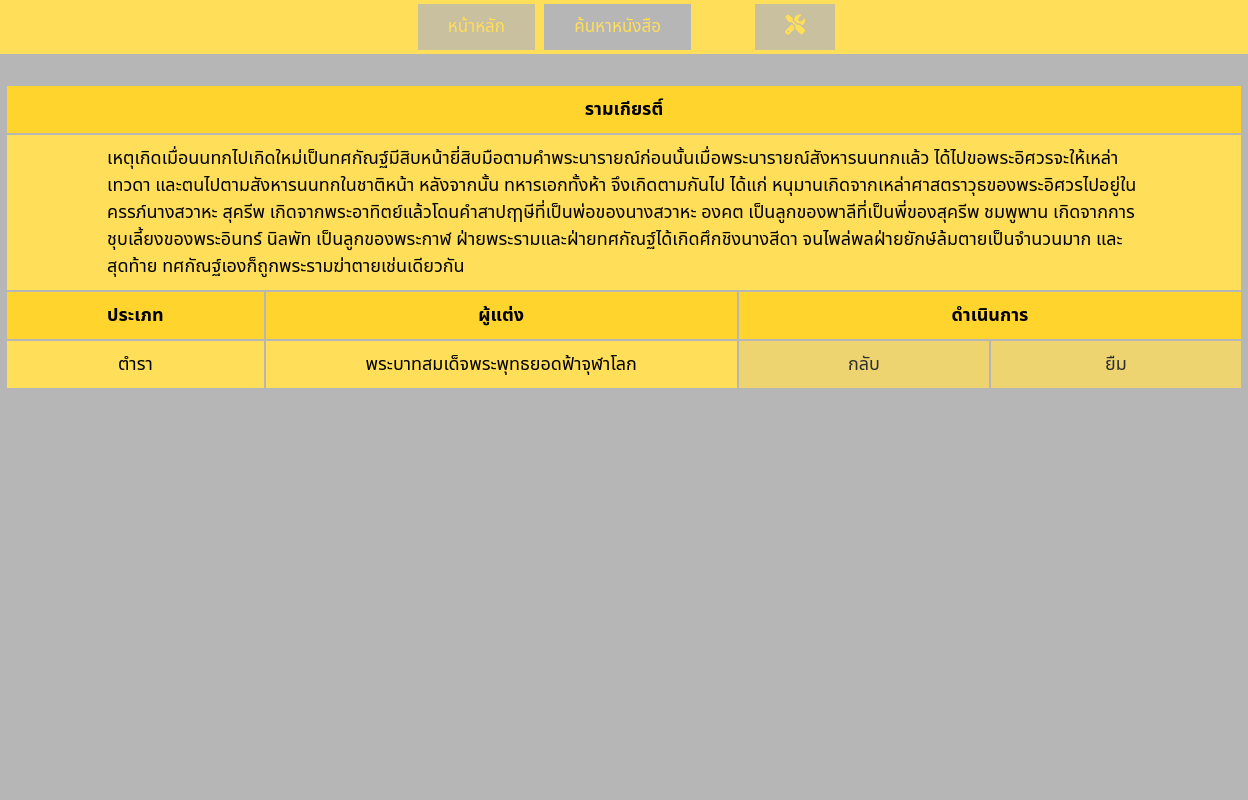
The page /pages/borrow.php?id=1 on the database its author committed.
### tables this page shows
CREATE TABLE `lib_book` (
  `ID` int NOT NULL,
  `Type` varchar(255) NOT NULL,
  `Name` varchar(255) NOT NULL,
  `Author` varchar(255) NOT NULL,
  `Synopsis` text NOT NULL,
  `Image` text NOT NULL,
  `Status` varchar(255) NOT NULL DEFAULT 'Unready',
  `name_borrowed` varchar(255) DEFAULT NULL
);

### pages/borrow.php (the view, shortened to what this page needs)
<?php
include 'process/database.php';
$sql = " SELECT * FROM lib_book where id=".$_GET["id"];
$result = $conn->query($sql);
?>
<!DOCTYPE html>
<html lang="en">
<head>
    <link rel="stylesheet" href="../style/main.css">
    <link rel="stylesheet" href="../style/pages/borrow.css">
</head>
<body>
    <img src="../asset/bg.png" id="bg" alt="">
    <header>
        <navbar>
            <div class="topnav">
                <a href="../index.php">หน้าหลัก</a>
                <a class="active" href="#lists">ค้นหาหนังสือ</a>
                <a class="account" href="./admin.php"><i class="fas fa-tools" style='font-size:20px'></i></a>
            </div>
        </navbar>
    </header>
    <section>
        <table>
            <?php while ($rows = $result->fetch_assoc()) { ?>
                <tr>
                    <th colspan="4"><?php echo $rows['Name']; ?></th>
                </tr>
                <tr>
                    <td class="synopsis" colspan="4"><?php echo $rows['Synopsis']; ?></td>
                </tr>
                <th>ประเภท</th>
                <th>ผู้แต่ง</th>
                <th colspan="4">ดำเนินการ</th>
                <tr>
                    <td  class="type"><?php echo $rows['Type']; ?></td>
                    <td  class="author"><?php echo $rows['Author']; ?></td>
                    <td class="action"><a href="./lists.php">กลับ</a></td>
                    <td class="action"><?php echo "<a href='./borrowing.php?id=" . $rows['ID'] . "'>ยืม</a>"; ?> </td>
                </tr>
            <?php } ?>
        </table>
    </section>
</body>
</html>

### style/main.css (style rules this page uses)
html { font-family: 'Noto Sans Thai', sans-serif; }
body { background-color: #B6B6B6; margin: 0; }
.topnav { background-color: #FFDE59; overflow: auto; padding: 14px 16px; }
.topnav a { background-color: #B6B6B6; color: #FFDE59; text-align: center; text-decoration: none; font-size: 17px; padding: 10px 30px; transition: 0.25s; opacity: 0.75; margin-inline-start: 5px; }
.topnav a.active { background-color: #B6B6B6; color: #FFDE59; opacity: 1; }
.topnav .account { margin-left: 60px; }
navbar { position: relative; text-align: Center; }
#bg { position: fixed; top: 0; left: 0; z-index: -1; min-width: 100%; min-height: 100%; }

### style/pages/borrow.css (style rules this page uses)
table { margin: 0 auto; margin-top: 30px; font-size: large; max-width: 100px; }
th, td { color: #000; background-color: #FFDE59; font-weight: bold; padding: 10px 100px; text-align: center; min-width: 50px; }
.synopsis { text-align: left; }
th { background-color: #ffd52d; }
td { font-weight: lighter; }
.author, .type { white-space: nowrap; }
.action { opacity: 0.75; transition: 0.25s; white-space: nowrap; }
a , .action:hover { cursor: pointer; color: #000; text-decoration: none; opacity: 1; }

### rows shown on the page
lib_book: Name "รามเกียรติ์", Synopsis "เหตุเกิดเมื่อนนทกไปเกิดใหม่เป็นทศกัณฐ์มีสิบหน้ายี่สิบมือตามคำพระนารายณ์ก่อนนั้นเมื่อพระนารายณ์สังหารนนทกแล้ว ได้ไปขอพระอิศวรจะให้เหล่าเทวดา และตนไปตามสังหารนนทกในชาติหน้า หลังจากนั้น ทหารเอกทั้งห้า จึงเกิดตามกันไป ได้แก่ หนุมานเกิดจากเหล่าศาสตราวุธของพระอิศวรไปอยู่ในครรภ์นางสวาหะ สุครีพ เกิดจากพระอาทิตย์แล้วโดนคำสาปฤๅษีที่เป็นพ่อของนางสวาหะ องคต เป็นลูกของพาลีที่เป็นพี่ของสุครีพ ชมพูพาน เกิดจากการชุบเลี้ยงของพระอินทร์ นิลพัท เป็นลูกของพระกาฬ ฝ่ายพระรามและฝ่ายทศกัณฐ์ได้เกิดศึกชิงนางสีดา จนไพล่พลฝ่ายยักษ์ล้มตายเป็นจำนวนมาก และสุดท้าย ทศกัณฐ์เองก็ถูกพระรามฆ่าตายเช่นเดียวกัน", Type "ตำรา", Author "พระบาทสมเด็จพระพุทธยอดฟ้าจุฬาโลก"
